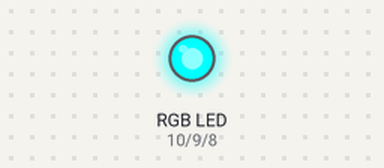
Simulated run of this sketch. Board: Arduino Uno, built with avr-gcc and run on an emulated ATmega328P. Parts: an RGB LED mixed from three pins (HIGH = lit).

Above: at 0.5 s.
At 2.5 s:
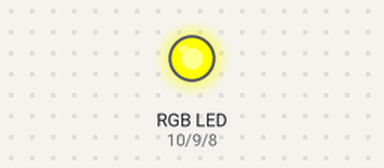
At 3.5 s:
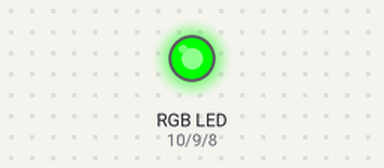
At 4.5 s:
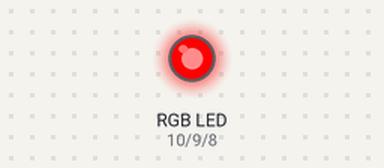
At 6.5 s:
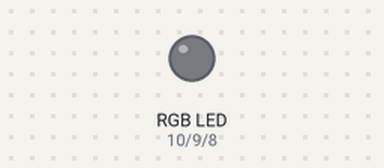
At 9.5 s:
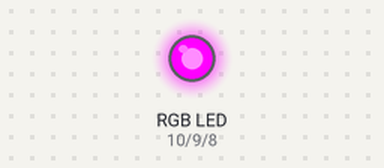
Timing chart, 0 to 10.4 s (numbered marks = the images above):
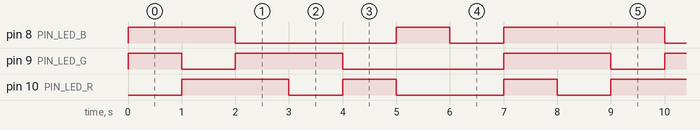

Measured:
- by itself, pin 8 (PIN_LED_B): repeats every 8.0 s: HIGH 1.0 s, LOW 1.0 s, HIGH 3.0 s, LOW 3.0 s
- by itself, pin 9 (PIN_LED_G): repeats every 8.0 s: HIGH 2.0 s, LOW 3.0 s, HIGH 2.0 s, LOW 1.0 s
- by itself, pin 10 (PIN_LED_R): repeats every 8.0 s: LOW 1.0 s, HIGH 1.0 s, LOW 2.0 s, HIGH 1.0 s, LOW 1.0 s, HIGH 2.0 s

The sketch:

8-TurnOnRGB_LED.ino
```cpp
/*
 * WorkShop Arduino
 * Epitech HUB activity
 * Dexmos
 */

const byte COLOR_BLACK = 0b000;
const byte COLOR_RED = 0b100;
const byte COLOR_GREEN = 0b010;
const byte COLOR_BLUE = 0b001;
const byte COLOR_MAGENTA = 0b101;
const byte COLOR_CYAN = 0b011;
const byte COLOR_YELLOW = 0b110;
const byte COLOR_WHITE = 0b111;

const byte PIN_LED_R = 10;
const byte PIN_LED_G = 9;
const byte PIN_LED_B = 8;

void setup() {

  pinMode(PIN_LED_R, OUTPUT);
  pinMode(PIN_LED_G, OUTPUT);
  pinMode(PIN_LED_B, OUTPUT);
  displayColor(COLOR_BLACK);
}

void loop() {

  displayColor(COLOR_RED);
  delay(1000);

  displayColor(COLOR_GREEN);
  delay(1000);

  displayColor(COLOR_BLUE);
  delay(1000);

  displayColor(COLOR_MAGENTA);
  delay(1000);

  displayColor(COLOR_CYAN);
  delay(1000);

  displayColor(COLOR_YELLOW);
  delay(1000);

  displayColor(COLOR_WHITE);
  delay(1000);

  displayColor(COLOR_BLACK);
  delay(1000);
}

void displayColor(byte color) {
  digitalWrite(PIN_LED_R, !bitRead(color, 2));
  digitalWrite(PIN_LED_G, !bitRead(color, 1));
  digitalWrite(PIN_LED_B, !bitRead(color, 0));
}
```
